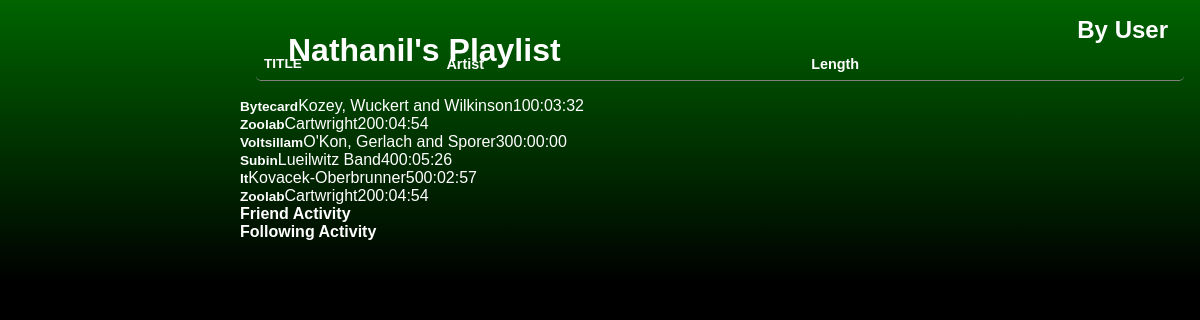
/copy/playlistView.php?playlist=1, run on the app's committed database.
### tables this page shows
CREATE TABLE `playlist` (
    `PLAYLIST_ID` int(10) UNSIGNED NOT NULL,
    `NAME` varchar(50) NOT NULL,
    `OWNING_USER` int(11) NOT NULL
  );

CREATE TABLE `song` (
    `TID` int(10) UNSIGNED NOT NULL,
    `LENGTH` time NOT NULL DEFAULT '00:00:00',
    `GENRE` varchar(50) DEFAULT NULL,
    `AID` int(11) NOT NULL,
    `RELEASE_DATE` datetime NOT NULL,
    `Name` varchar(255) NOT NULL
  );

CREATE TABLE `artist` (
    `AID` int(11) NOT NULL,
    `VERIFIED` tinyint(1) DEFAULT 0,
    `ABOUT` varchar(250) DEFAULT 'No bio',
    `NEXT_TOUR_DATE` datetime DEFAULT NULL,
    `NEXT_TOUR_LOCATION` varchar(10) DEFAULT NULL,
    `Name` varchar(255) NOT NULL
  );

### copy/playlistView.php (the view, shortened to what this page needs)
<html>
    <head>
        <link rel="stylesheet" href="script.css">
    </head>
    <main>
        <body>
            <div class="grid-container">
                <?php
                require_once("dbConnection.php");
                $playlist = $_GET['playlist'];
                $p_name = mysqli_query($mysqli, "SELECT Name from playlist where PLAYLIST_ID=$playlist");
                echo '<div class="grid-item top">';
                    echo '<h1> ' . mysqli_fetch_assoc($p_name)['Name'] . ' </h1>' ;
                    echo '<h2> By User </h2>';
                echo '</div>';
                $songs_in_playlist = mysqli_query($mysqli, "SELECT s.* FROM song s INNER JOIN song_playlist p ON s.TID = p.song WHERE p.playlist = $playlist");
                echo '<div class = "grid-item song_list">';
                ?>
                <div class="tableHead">
                    <span class="songName">TITLE</span>
                    <span class="artist">Artist</span>
                    <span class="length">Length</span>
                </div>
                <?php
                    while($s = mysqli_fetch_assoc($songs_in_playlist)){
                        echo "<div class = 'song'> ";
                        $req = mysqli_query($mysqli, "SELECT * FROM artist WHERE AID = " . $s['AID']);
                        $artist = mysqli_fetch_assoc($req);
                        echo '<span class = songName>' . $s['Name'] . '</span>';
                        echo '<span class = artist>' . $artist['Name'] . $s['AID'] . '</span>';
                        echo '<span class = length>' . $s['LENGTH'] .'<br>' . '</span>';
                        echo "</div> ";
                    }
                echo '</div>';
                ?>
                <div class="grid-item friendslist">
                    <div class = "friends">
                        <strong> Friend Activity  </strong><br>
                    </div>
                    <div class = "following">
                        <strong> Following Activity  </strong><br>
                    </div>
                </div>
            </div>
        </body>
    </main>
</html>

### script.css (style rules this page uses)
* { margin: 0; padding: 0; box-sizing: border-box; color: white; font-family: sans-serif; }
html { scrollbar-width: normal; scrollbar-color: white black; }
body { background-image: linear-gradient(darkgreen, black, black, black); height: 100%; margin: 0; background-repeat: no-repeat; background-attachment: fixed; }
main { margin: 0 0 15vh 20vw; }
.top { display: flex; position: fixed; top: 0; height: 12vh; width: 80vw; justify-content: space-between; padding: 1rem 2rem; }
h1, h4, h6 { margin: 1rem; }
.media, .tableHead { display: grid; padding: 0.5rem; margin: 0 1rem; border-radius: 5px; font-size: 0.9rem; align-items: stretch; grid-template-columns: 1fr 2fr 1fr 1fr; }
.tableHead { margin: 3rem 1rem 1rem 1rem; font-weight: bold; border-bottom: 1px solid grey; }
.songName { font-weight: bold; font-size: 0.85rem; }

### data on the page
playlist: NAME "Nathanil's Playlist"
song: Name "Bytecard", AID.Name "Kozey, Wuckert and Wilkinson", AID "1", LENGTH "00:03:32"
song: Name "Zoolab", AID.Name "Cartwright", AID "2", LENGTH "00:04:54"
song: Name "Voltsillam", AID.Name "O'Kon, Gerlach and Sporer", AID "3", LENGTH "00:00:00"
song: Name "Subin", AID.Name "Lueilwitz Band", AID "4", LENGTH "00:05:26"
song: Name "It", AID.Name "Kovacek-Oberbrunner", AID "5", LENGTH "00:02:57"
